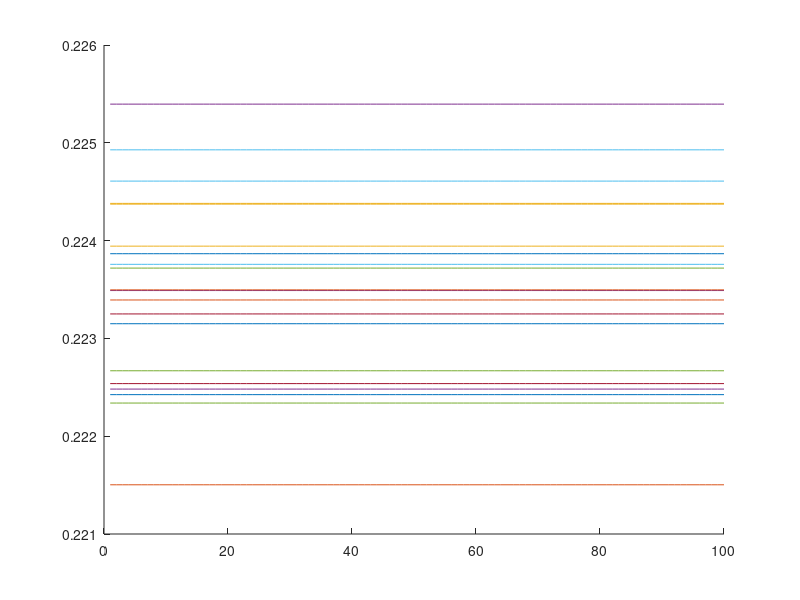
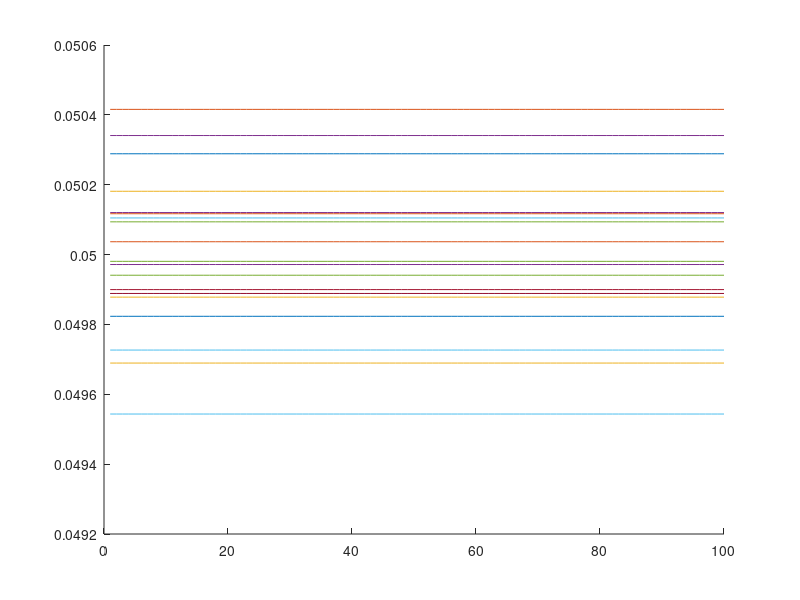

Source code (MATLAB) for these figures, in order:
close all;
clear;

k = 16;
m = 4;
n = 20;

iter = 1000;
total = 100;

for j=1:total
    
    for i=1:iter
        % unknown vector is modeled as x0 ~ N(0, n^(-1/2)In)
        x0(:,i) = mvnrnd(zeros(1, n), n^(-0.5)*eye(n))';
        x0_prof(:,i) = randn(n,1) * 1/sqrt(n);
    end
    var_x0(:, j) = var(x0, 0, 2);
    var_x0_prof(:, j) = var(x0_prof, 0, 2);
end

% figure;
% hold on;
% for i=1:n
%     plot(var_x0(i,:))
% end

mean_var_x0 = mean(var_x0, 2);
mean_var_x0_prof = mean(var_x0_prof, 2);

fill = ones(total, 1);
figure;
hold on;
for i=1:n
    plot(fill*mean_var_x0(i))
end


figure;
hold on;
for i=1:n
    plot(fill*mean_var_x0_prof(i))
end